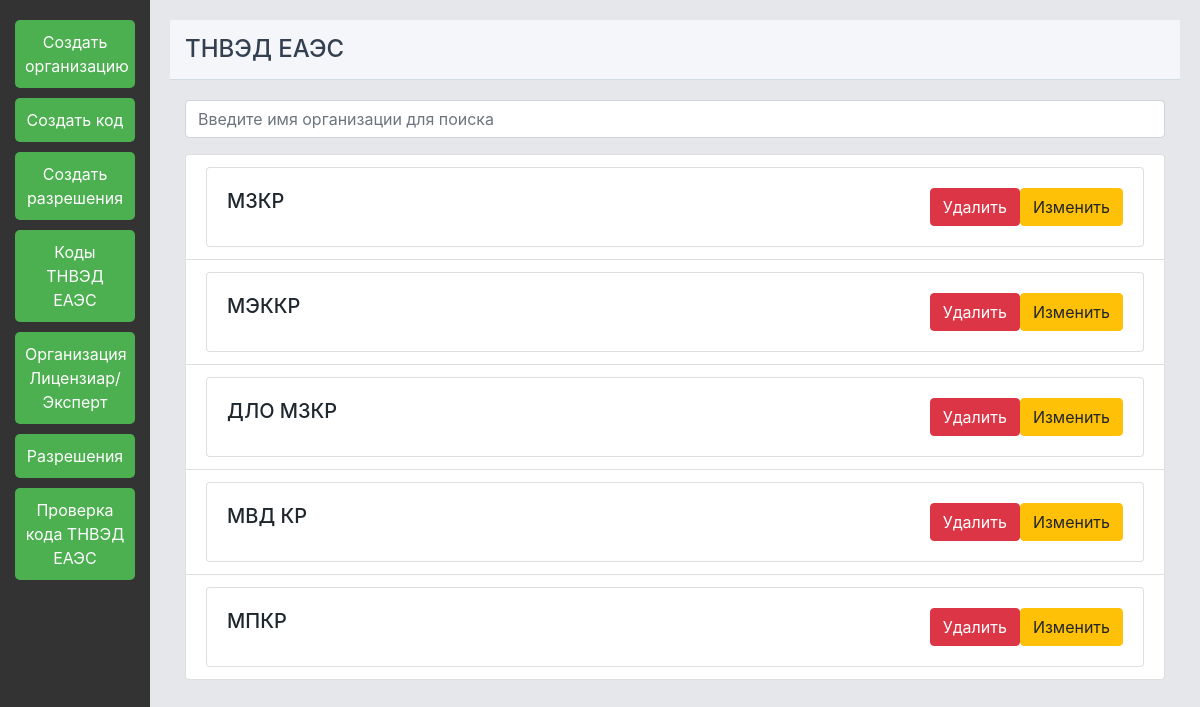
Page /organizations/ on the earlier database version.
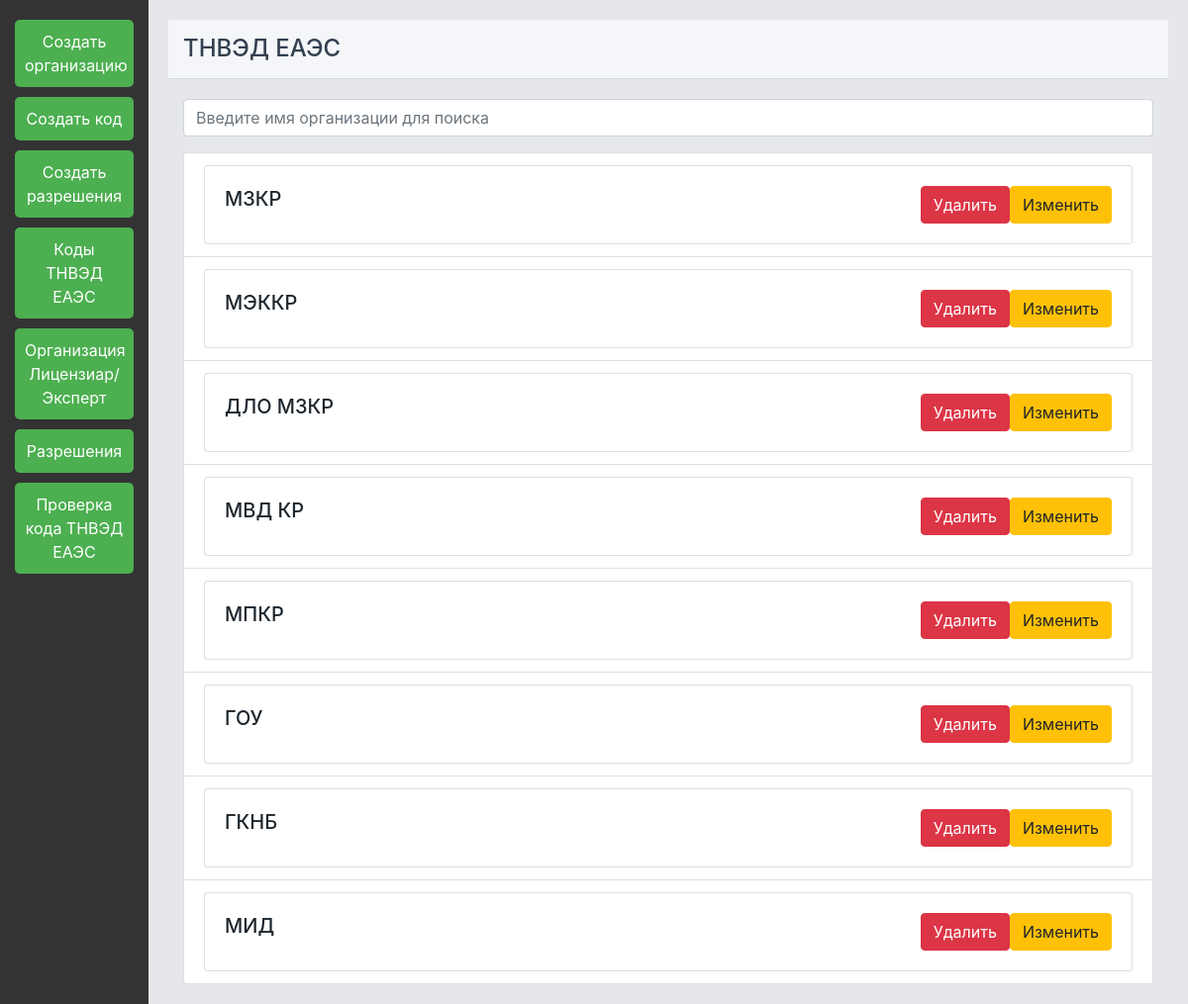
Same page on the later database version.
### tnvedcode/models.py (models this page shows, shortened)
class Organization(models.Model):
    name = models.CharField(max_length=100, unique=True, verbose_name='Название организации')

### tnvedcode/views.py (the view)
# urls.py: path('organizations/', views.all_оrganizations, name='all_оrganizations'),
def all_оrganizations(request):
    organizations = Organization.objects.all()
    return render(request, 'tnvedcode/all_organizations.html', {'organizations': organizations})

### templates/tnvedcode/all_organizations.html (shortened to what this page needs)
{% extends 'base.html' %}
{% block content %}
    <div class="container">
        <div class="mb-3">
            <input type="text" id="searchInput" class="form-control" placeholder="Введите имя организации для поиска">
        </div>
     <ul class="list-group" id="organizationList">
            {% for organization in organizations %}
                <li class="list-group-item">
                    <div class="card">
                        <div class="card-body d-flex justify-content-between align-items-center">
                            <h5 class="card-title">{{ organization.name }}</h5>
                            <div class="d-flex">
                                <div class="btn-group" role="group">
                                    <form method="post" action="{% url 'delete_organization' name=organization.name %}">
                                        <button type="submit" class="btn btn-danger">Удалить</button>
                                    </form>
                                    <form method="post" action="{% url 'update_organization' name=organization.name %}">
                                        <button type="submit" class="btn btn-warning">Изменить</button>
                                    </form>
                                </div>
                            </div>
                        </div>
                    </div>
                </li>
            {% endfor %}
        </ul>
    </div>
{% endblock %}

Differences in the rows shown:
added Organization: name "ГОУ"
added Organization: name "ГКНБ"
added Organization: name "МИД"
